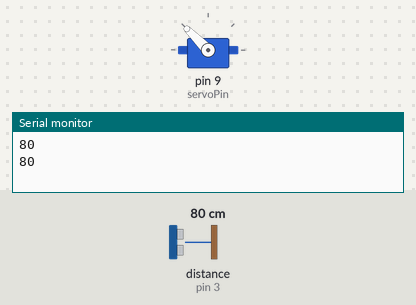
The sketch below on a simulated Arduino Uno, built with avr-gcc and run on an emulated ATmega328P. On the bench: servo, the last lines printed to the serial monitor. Wiring (inferred from the names in the program): ultrasonic range finder: trigger pin 2; echo pin 3. The inputs (shaded band) are chosen by the test bench; at power-on: distance to the obstacle (sensor on pin 3) 80 cm. The echo pulse lasts 58.3 µs per cm.

Above: at 22.0 s.
22.1 s: distance to the obstacle (sensor on pin 3) set to 23 cm
At 23.67 s:
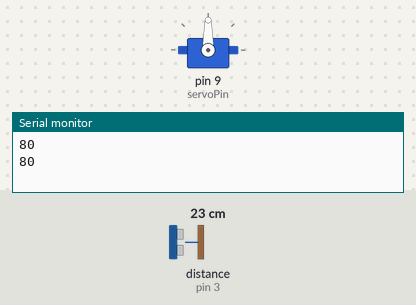
31.2 s: distance to the obstacle (sensor on pin 3) set to 19 cm
At 36.11 s:
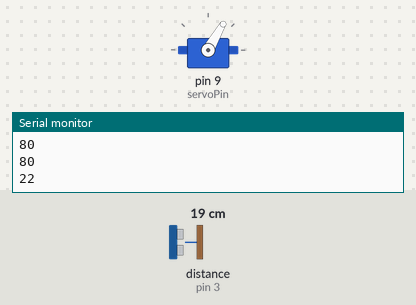
At 37.0 s:
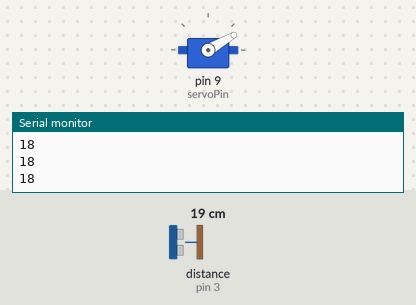
Timing chart, 0 to 38.5 s (numbered marks = the images above; inputs shaded):
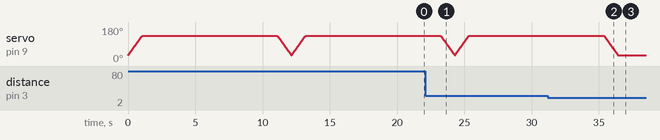

The sketch:

automatic_box_opener.ino
```cpp
#include <Servo.h>
const int TriggerPin = 2;
const int EchoPin = 3;
const int servoPin = 9;
int distance;
Servo servo;
int servoPost = 0;
int servoInit = 30;
int servoEnd = 135;

void setup() {
  pinMode(TriggerPin, OUTPUT);
  pinMode(EchoPin, INPUT);
  servo.attach(servoPin);
  servo.write(servoInit);
  Serial.begin(9600);
}

void loop() {
  digitalWrite(TriggerPin, LOW);
  delayMicroseconds(2);
  digitalWrite(TriggerPin,HIGH);
  delayMicroseconds(10);
  digitalWrite(TriggerPin, LOW);
  distance = int(pulseIn(EchoPin, HIGH)/58.0); //in cm

  Serial.println(distance);
  if(distance>19){
    rotate();
  }
}

void rotate(){
  //Opens the lit of the box
  for(servoPost=servoInit; servoPost<=servoEnd; servoPost++){
    servo.write(servoPost);
    delay(10);
  }
  delay(10000);
  // Closes the lid of the box
  for(servoPost=servoEnd; servoPost>=servoInit; servoPost--){
    servo.write(servoPost);
    delay(10);
  }
}
```

Measured:
- the behaviour switches between 21 and 20 cm on distance to the obstacle (sensor on pin 3) (found by bisection; images 1 and 2)
- after the input at 31.2 s, servo on pin 9 (servoPin): goes on until 36.4 s, then stays 30°
